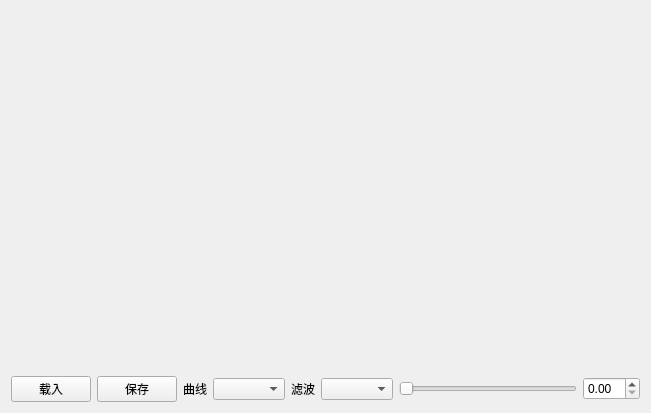
<?xml version="1.0" encoding="UTF-8"?>
<ui version="4.0">
 <class>Widget</class>
 <widget class="QWidget" name="Widget">
  <property name="geometry">
   <rect>
    <x>0</x>
    <y>0</y>
    <width>651</width>
    <height>413</height>
   </rect>
  </property>
  <property name="windowTitle">
   <string>Widget</string>
  </property>
  <layout class="QGridLayout" name="gridLayout">
   <item row="1" column="0">
    <widget class="QPushButton" name="pushButton">
     <property name="text">
      <string>载入</string>
     </property>
    </widget>
   </item>
   <item row="1" column="1">
    <widget class="QPushButton" name="pushButton_2">
     <property name="text">
      <string>保存</string>
     </property>
    </widget>
   </item>
   <item row="1" column="2">
    <layout class="QHBoxLayout" name="horizontalLayout">
     <item>
      <widget class="QLabel" name="label">
       <property name="text">
        <string>曲线</string>
       </property>
      </widget>
     </item>
     <item>
      <widget class="QComboBox" name="comboBox"/>
     </item>
    </layout>
   </item>
   <item row="1" column="3">
    <layout class="QHBoxLayout" name="horizontalLayout_2">
     <item>
      <widget class="QLabel" name="label_2">
       <property name="text">
        <string>滤波</string>
       </property>
      </widget>
     </item>
     <item>
      <widget class="QComboBox" name="comboBox_2"/>
     </item>
    </layout>
   </item>
   <item row="1" column="4">
    <layout class="QHBoxLayout" name="horizontalLayout_3">
     <item>
      <widget class="QSlider" name="horizontalSlider">
       <property name="orientation">
        <enum>Qt::Horizontal</enum>
       </property>
      </widget>
     </item>
     <item>
      <widget class="QDoubleSpinBox" name="doubleSpinBox"/>
     </item>
    </layout>
   </item>
   <item row="0" column="0" colspan="5">
    <widget class="QtCharts::QChartView" name="widget" native="true">
     <layout class="QGridLayout" name="gridLayout_2">
      <item row="0" column="0">
       <spacer name="verticalSpacer">
        <property name="orientation">
         <enum>Qt::Vertical</enum>
        </property>
        <property name="sizeHint" stdset="0">
         <size>
          <width>20</width>
          <height>201</height>
         </size>
        </property>
       </spacer>
      </item>
     </layout>
    </widget>
   </item>
  </layout>
 </widget>
 <layoutdefault spacing="6" margin="11"/>
 <customwidgets>
  <customwidget>
   <class>QtCharts::QChartView</class>
   <extends>QWidget</extends>
   <header location="global">qtcharts/qchartview.h</header>
   <container>1</container>
  </customwidget>
 </customwidgets>
 <resources/>
 <connections/>
</ui>
